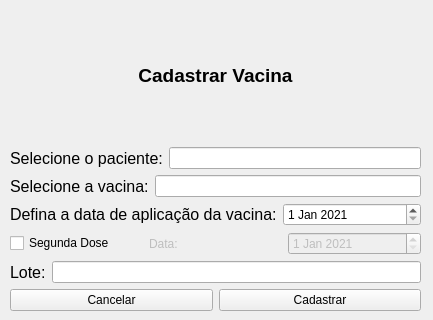
<?xml version="1.0" encoding="UTF-8"?>
<ui version="4.0">
 <class>cadastrarVacina</class>
 <widget class="QWidget" name="cadastrarVacina">
  <property name="geometry">
   <rect>
    <x>0</x>
    <y>0</y>
    <width>433</width>
    <height>320</height>
   </rect>
  </property>
  <property name="windowTitle">
   <string>Cadastro de Vacina</string>
  </property>
  <widget class="QWidget" name="layoutWidget">
   <property name="geometry">
    <rect>
     <x>10</x>
     <y>10</y>
     <width>411</width>
     <height>301</height>
    </rect>
   </property>
   <layout class="QVBoxLayout" name="verticalLayout_6">
    <item>
     <widget class="QLabel" name="label">
      <property name="font">
       <font>
        <pointsize>14</pointsize>
        <weight>75</weight>
        <bold>true</bold>
       </font>
      </property>
      <property name="text">
       <string>Cadastrar Vacina</string>
      </property>
      <property name="alignment">
       <set>Qt::AlignCenter</set>
      </property>
     </widget>
    </item>
    <item>
     <layout class="QHBoxLayout" name="horizontalLayout_6">
      <item>
       <widget class="QLabel" name="label_2">
        <property name="font">
         <font>
          <pointsize>12</pointsize>
         </font>
        </property>
        <property name="text">
         <string>Selecione o paciente:</string>
        </property>
       </widget>
      </item>
      <item>
       <widget class="QLineEdit" name="txt_nome"/>
      </item>
     </layout>
    </item>
    <item>
     <layout class="QVBoxLayout" name="verticalLayout">
      <item>
       <layout class="QHBoxLayout" name="horizontalLayout_5">
        <item>
         <widget class="QLabel" name="label_3">
          <property name="font">
           <font>
            <pointsize>12</pointsize>
           </font>
          </property>
          <property name="text">
           <string>Selecione a vacina:</string>
          </property>
         </widget>
        </item>
        <item>
         <widget class="QLineEdit" name="txt_vacina"/>
        </item>
       </layout>
      </item>
     </layout>
    </item>
    <item>
     <layout class="QHBoxLayout" name="horizontalLayout_2">
      <item>
       <layout class="QVBoxLayout" name="verticalLayout_3">
        <item>
         <layout class="QVBoxLayout" name="verticalLayout_2">
          <item>
           <layout class="QHBoxLayout" name="horizontalLayout_7">
            <item>
             <widget class="QLabel" name="label_4">
              <property name="font">
               <font>
                <pointsize>12</pointsize>
               </font>
              </property>
              <property name="text">
               <string>Defina a data de aplicação da vacina:</string>
              </property>
             </widget>
            </item>
            <item>
             <widget class="QDateEdit" name="txt_data1">
              <property name="date">
               <date>
                <year>2021</year>
                <month>1</month>
                <day>1</day>
               </date>
              </property>
             </widget>
            </item>
           </layout>
          </item>
          <item>
           <layout class="QHBoxLayout" name="horizontalLayout">
            <item>
             <layout class="QHBoxLayout" name="horizontalLayout_8">
              <item>
               <widget class="QCheckBox" name="checkBox">
                <property name="text">
                 <string>Segunda Dose</string>
                </property>
               </widget>
              </item>
              <item>
               <widget class="QLabel" name="labelSegundaData">
                <property name="enabled">
                 <bool>false</bool>
                </property>
                <property name="text">
                 <string>Data:</string>
                </property>
               </widget>
              </item>
              <item>
               <widget class="QDateEdit" name="txt_data2">
                <property name="enabled">
                 <bool>false</bool>
                </property>
                <property name="date">
                 <date>
                  <year>2021</year>
                  <month>1</month>
                  <day>1</day>
                 </date>
                </property>
               </widget>
              </item>
             </layout>
            </item>
           </layout>
          </item>
         </layout>
        </item>
       </layout>
      </item>
     </layout>
    </item>
    <item>
     <layout class="QHBoxLayout" name="horizontalLayout_4">
      <item>
       <widget class="QLabel" name="label_6">
        <property name="font">
         <font>
          <pointsize>12</pointsize>
         </font>
        </property>
        <property name="text">
         <string>Lote:</string>
        </property>
       </widget>
      </item>
      <item>
       <widget class="QLineEdit" name="txt_lote"/>
      </item>
     </layout>
    </item>
    <item>
     <layout class="QHBoxLayout" name="horizontalLayout_3">
      <item>
       <widget class="QPushButton" name="cancelarButton">
        <property name="text">
         <string>Cancelar</string>
        </property>
       </widget>
      </item>
      <item>
       <widget class="QPushButton" name="cadastrarButton">
        <property name="text">
         <string>Cadastrar</string>
        </property>
       </widget>
      </item>
     </layout>
    </item>
   </layout>
  </widget>
 </widget>
 <resources/>
 <connections/>
</ui>
